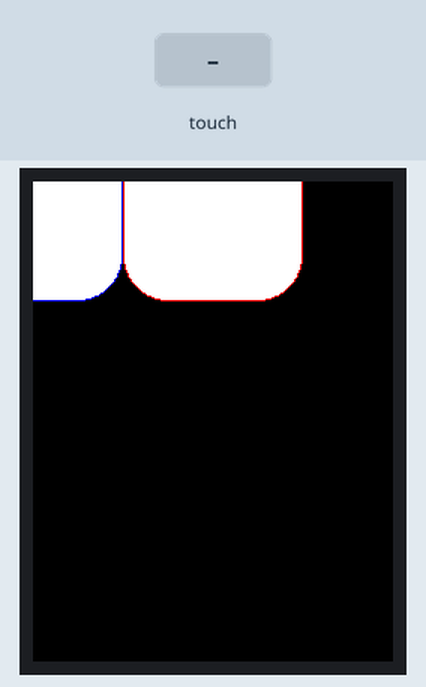
This sketch was run on a simulated ESP32. Parts: 240×320 colour display. Inputs (shaded band) come from the test bench. What the sketch prints to the serial monitor is not drawn.

Above: at 1.4 s.

The sketch:

Send_F-B_Buttons_Code.ino
```cpp
#include <SPI.h>
#include <TFT_eSPI.h>

TFT_eSPI tft = TFT_eSPI(); // Initialize the TFT display

TFT_eSPI_Button button1;
TFT_eSPI_Button button2;

void setup() {
  Serial.begin(9600);
  tft.init();
  tft.setRotation(0);
  tft.fillScreen(TFT_BLACK);

  setupButtons();
}

void loop() {
  uint16_t t_x = 0, t_y = 0;
  bool pressed = tft.getTouch(&t_x, &t_y);

  if (pressed) {
    if (button1.contains(t_x, t_y)) {
      Serial.println("Button 1 pressed - Number: 1");
    } else if (button2.contains(t_x, t_y)) {
      Serial.println("Button 2 pressed - Number: 2");
    }
  }
}

void setupButtons() {
  int buttonWidth = tft.width() / 2;
  int buttonHeight = tft.height() / 2;

  button1.initButton(&tft, 0, 0, buttonWidth, buttonHeight, TFT_BLUE, TFT_WHITE, TFT_WHITE, "1", 2);
  button1.drawButton();

  button2.initButton(&tft, buttonWidth, 0, buttonWidth, buttonHeight, TFT_RED, TFT_WHITE, TFT_WHITE, "2", 2);
  button2.drawButton();
}
```
